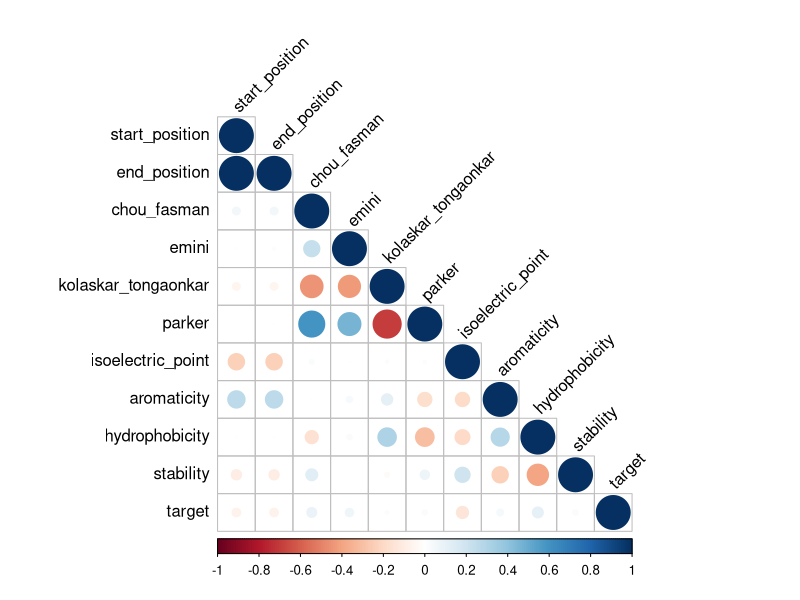
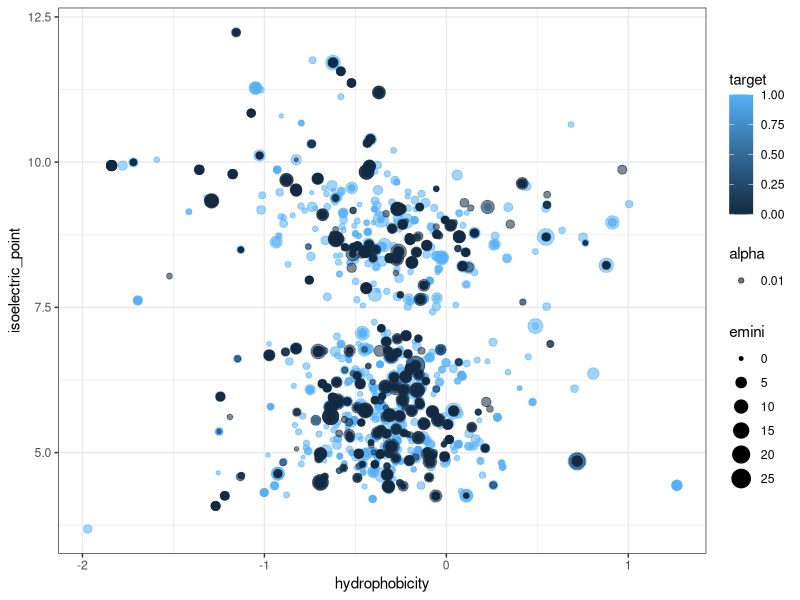
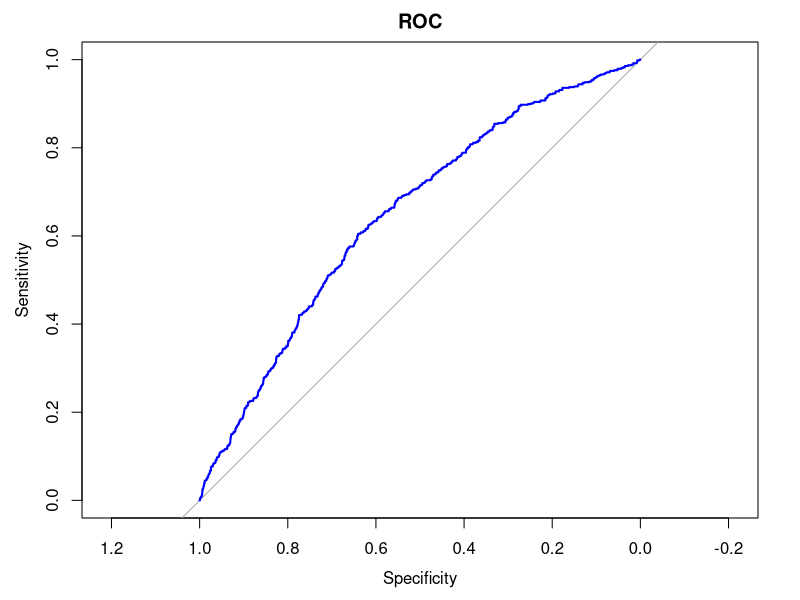
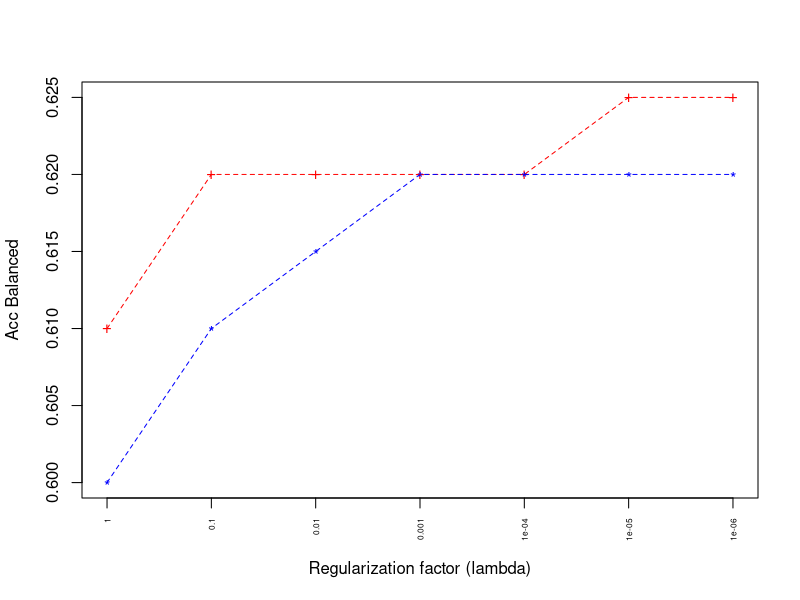

Here is the R script that generated these plots, in order:
library(tidyverse)
library(knitr)
library(corrplot)
library(kableExtra)
library(magrittr)
library(glmnet)
library(caret)
library(pROC)
#library(DMwR)


setwd("/Users/rodolfodc/Documents/mineracao-dados-complexos/homeworks/inf-0611-0612/inf0615/t2")
#source("DMwR.R")

set.seed(12)

getHypothesis <- function(feature_names, degree){
  
  hypothesis_string <- "hypothesis <- formula(target ~ "
  for(d in 1:degree){
    for(i in 1:length(feature_names)){
      hypothesis_string <- paste(hypothesis_string, 
                                 "I(", feature_names[i], "^", d, ") + ",
                                 sep = "")
    }
  }
  hypothesis_string <- substr(hypothesis_string, 1, nchar(hypothesis_string)-3)
  hypothesis_string <- paste(hypothesis_string, ")")
  hypothesis <- eval(parse(text=hypothesis_string))
  return(hypothesis)
}

calculaMatrizConfusaoRelativa <- function(cm){
  
  # Aplicamos a transposi��o para garantir que a referencia
  # fique nas linhas e a predicao nas colunas
  cm_absolute = t(cm$table)
  
  # SEMPRE construam e reportem a matriz de confusao relativa!
  cm_relative = cm_absolute
  
  cm_relative[1,1] = round(cm_absolute[1,1]/sum(cm_absolute[1,]), digits=2)
  cm_relative[1,2] = round(cm_absolute[1,2]/sum(cm_absolute[1,]), digits=2)
  cm_relative[2,1] = round(cm_absolute[2,1]/sum(cm_absolute[2,]), digits=2)
  cm_relative[2,2] = round(cm_absolute[2,2]/sum(cm_absolute[2,]), digits=2)
  
  return(cm_relative)  
}

TPR <- function(cm) {
  TP <- cm$table[1]
  n_positive <- sum(data_set$target == 1)
  return(TP / n_positive)
}

TNR <- function(cm, data_set) {
  TN <- cm$table[1]
}

trainData <- read.csv("proteins_training_set.csv", stringsAsFactors=TRUE)
valData <- read.csv("proteins_validation_set.csv", stringsAsFactors=TRUE)

str(trainData)

head(trainData)

summary(trainData)

cor(trainData) %>%
  corrplot(., type = "lower", tl.col = "black", tl.srt = 45)

trainData %>% 
  ggplot(., aes(x=hydrophobicity, y=isoelectric_point, color=target, size=emini)) +
    geom_point(aes(alpha=0.01)) + theme_bw()


# 1. Inspecionem os dados. Quantos exemplos vocês tem? Há exemplos com features sem anotações? Como vocês lidariam com isso?
any(is.na(trainData))
any(is.na(valData))

# 2. Inspecionem a frequência de cada classe. A base de dados está balanceada ? Se não, como vocês lidarão com o desbalanceamento ?

## Normalizacao Z-norma 
mean_features <- apply(trainData[,1:(ncol(trainData)-1)], 2, mean)
mean_features

sd_features <- apply(trainData[,1:(ncol(trainData)-1)], 2, sd)
sd_features

trainData[,1:(ncol(trainData)-1)] <- sweep(trainData[,1:(ncol(trainData)-1)], 2, mean_features, "-")
trainData[,1:(ncol(trainData)-1)] <- sweep(trainData[,1:(ncol(trainData)-1)], 2, sd_features, "/")
summary(trainData)

valData[,1:(ncol(valData)-1)] <- sweep(valData[,1:(ncol(valData)-1)], 2, mean_features, "-")
valData[,1:(ncol(valData)-1)] <- sweep(valData[,1:(ncol(valData)-1)], 2, sd_features, "/")
summary(valData)

trainData$target <- as.factor(trainData$target)
table(trainData$target)

feature_names <- colnames(trainData)[1:(ncol(trainData)-1)]
hypothesis <- getHypothesis(feature_names, 1)

# baselie desbalanceada

xTrain <- model.matrix(hypothesis, trainData)
yTrain <- trainData$target

baselineModel <- glmnet(xTrain, yTrain, family="binomial", maxit=1e+5, 
                        standardize = FALSE, alpha=0.008, lambda = 1e-6)

trainPred <- predict(baselineModel, newx=xTrain, type="response")

trainClassPred <- trainPred
trainClassPred[trainPred >= 0.3] <- 1
trainClassPred[trainPred < 0.3] <- 0

cm <- confusionMatrix(data = as.factor(trainClassPred), 
                      reference = as.factor(trainData$target), 
                      positive='1')

cm

cm_relative <- calculaMatrizConfusaoRelativa(cm)
cm_relative

acc_baseline <- (cm_relative[1,1] + cm_relative[2,2])/2
acc_baseline


x_val <- model.matrix(hypothesis, valData)
y_val <- valData$target
valPred <- predict(baselineModel, newx = x_val, type="response")

#converting to class
valClassPred <- valPred

#### THRESHOLD ####
# Threshold = 0.3 
valClassPred[valPred >= 0.5] <- 1
valClassPred[valPred < 0.5] <- 0

cm <- confusionMatrix(data = as.factor(valClassPred), 
                      reference = as.factor(valData$target), 
                      positive='1')
cm

cm_relative <- calculaMatrizConfusaoRelativa(cm)
cm_relative
acc_val_baseline <- (cm_relative[1,1] + cm_relative[2,2])/2
acc_val_baseline

# ROC Curve for baseline
ROC <- roc(valData$target, valPred[,1], direction="<")
ROC

plot(ROC, col="blue", lwd=2, main="ROC")

#Balanceamento

# Funcao SMOTE nao esta sendo encontrada nao sei pq :/
# newTrainData <- SMOTE(hypothesis, trainData,
#                      perc.over = 100,
#                      perc.under = 20,
#                      k=3)

targets_frequency <- table(trainData$target)
targets_frequency

relative_targets_frequency <- targets_frequency/sum(targets_frequency)
relative_targets_frequency

w_positive <- 1 - relative_targets_frequency[2]
w_negative <- 1 - relative_targets_frequency[1]

w_positive
w_negative

pesos <- rep(0,dim(trainData)[1])

pesos[trainData$target==1] <- w_positive
pesos[trainData$target==0] <- w_negative

acc_train <- c()
acc_val <- c()

lambda_values <- c(1.0, 0.1, 1e-2, 1e-3, 1e-4, 1e-5, 1e-6)

i<-1
for(lambda in lambda_values) {
  # Train Data
  xTrain <- model.matrix(hypothesis, trainData)
  yTrain <- trainData$target
  
  balancedModel1 <- glmnet(xTrain, yTrain, family="binomial" , weights = pesos,
                           standardize = FALSE, alpha=0, lambda = lambda)
  
  trainPred1 <- predict(balancedModel1, newx=xTrain, type="response")
  
  traindPredTarget1 <- trainPred1
  traindPredTarget1[trainPred1 >= 0.5] <- 1
  traindPredTarget1[trainPred1 < 0.5] <- 0
  
  cm <- confusionMatrix(data = as.factor(traindPredTarget1), 
                        reference = as.factor(trainData$target), 
                        positive='1')
  
  cm_relative <- calculaMatrizConfusaoRelativa(cm)
  
  acc_bal_train <- (cm_relative[1,1] + cm_relative[2,2])/2

  # Validation Data
  x_val <- model.matrix(hypothesis, valData)
  y_val <- valData$target
  
  valPred1 <- predict(balancedModel1, newx = x_val, type = "response")
  
  valPredTarget <- valPred1
  valPredTarget[valPred1 >= 0.5] <- 1
  valPredTarget[valPred1 < 0.5] <- 0
  
  cm <- confusionMatrix(data = as.factor(valPredTarget), 
                        reference = as.factor(valData$target), 
                        positive='1')
  
  cm_relative <- calculaMatrizConfusaoRelativa(cm)
  
  acc_bal_val <- (cm_relative[1,1] + cm_relative[2,2])/2
  
  acc_train[i] <- acc_bal_train
  acc_val[i] <- acc_bal_val
  i <- i + 1
}

plot(acc_train, xlab="Regularization factor (lambda)", ylab="Acc Balanced", 
     pch="+", col="red",  xaxt="n", 
     ylim=c(min(c(acc_train, acc_val)),
            max(c(acc_train, acc_val))))

axis(1, at=1:length(lambda_values), labels=lambda_values, cex.axis=0.5, las=2)
points(acc_val, pch="*", col="blue")
points(rep(acc_val_baseline, length(acc_val)), pch="o", col="green")

lines(acc_train, col="red", lty=2)
lines(acc_val, col="blue", lty=2)
lines(rep(acc_val_baseline, length(acc_val)), col="green", lty=2)
legend(5, 0.7, legend=c("Train", "Validation", "Baseline"),
       col=c("red","blue","green"), lty=2, cex=0.7)
